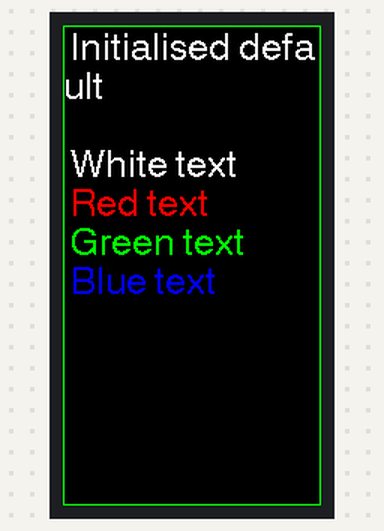
This sketch was run on a simulated ESP32. Shown: 172×320 colour display.

Above: at 0.3 s.
At 5.3 s:
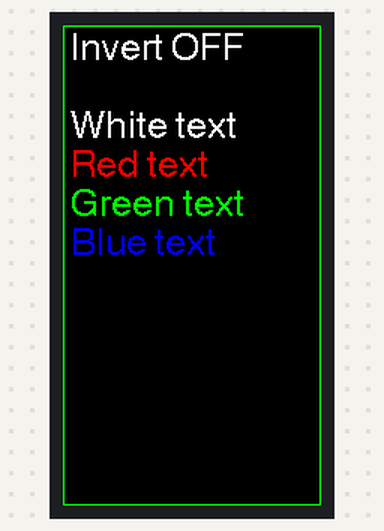
At 10.4 s:
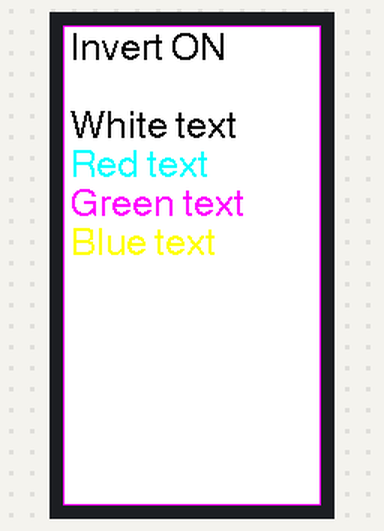

Measured:
- what the display in image 1 shows lasts 5.0 s, from 5.3 s to 10.3 s

The sketch:

Colour_Test.ino
```cpp
//   Diagnostic test for the displayed colour order
//
// Written by Bodmer 17/2/19 for the TFT_eSPI library:
// https://github.com/Bodmer/TFT_eSPI

/*
 Different hardware manufacturers use different colour order
 configurations at the hardware level.  This may result in
 incorrect colours being displayed.

 Incorrectly displayed colours could also be the result of
 using the wrong display driver in the library setup file.

 Typically displays have a control register (MADCTL) that can
 be used to set the Red Green Blue (RGB) colour order to RGB
 or BRG so that red and blue are swapped on the display.

 This control register is also used to manage the display
 rotation and coordinate mirroring. The control register
 typically has 8 bits, for the ILI9341 these are:

 Bit Function
 7   Mirror Y coordinate (row address order)
 6   Mirror X coordinate (column address order)
 5   Row/column exchange (for rotation)
 4   Refresh direction (top to bottom or bottom to top in portrait orientation)
 3   RGB order (swaps red and blue)
 2   Refresh direction (top to bottom or bottom to top in landscape orientation)
 1   Not used
 0   Not used

 The control register bits can be written with this example command sequence:

    tft.writecommand(TFT_MADCTL);
    tft.writedata(0x48);          // Bits 6 and 3 set

 0x48 is the default value for ILI9341 (0xA8 for ESP32 M5STACK)
 in rotation 0 orientation.

 Another control register can be used to "invert" colours,
 this swaps black and white as well as other colours (e.g.
 green to magenta, red to cyan, blue to yellow).

 To invert colours insert this line after tft.init() or tft.begin():

    tft.invertDisplay( invert ); // Where invert is true or false

*/

#include <SPI.h>

#include <TFT_eSPI.h>       // Hardware-specific library

TFT_eSPI tft = TFT_eSPI();  // Invoke custom library

void setup(void) {
  tft.init();

  //digitalWrite(TFT_BL, HIGH);

  tft.fillScreen(TFT_BLACK);
  tft.drawRect(0, 0, tft.width(), tft.height(), TFT_GREEN);

  // Set "cursor" at top left corner of display (0,0) and select font 4
  tft.setCursor(0, 4, 4);

  // Set the font colour to be white with a black background
  tft.setTextColor(TFT_WHITE);

  // We can now plot text on screen using the "print" class
  tft.println(" Initialised default\n");
  tft.println(" White text");

  tft.setTextColor(TFT_RED);
  tft.println(" Red text");

  tft.setTextColor(TFT_GREEN);
  tft.println(" Green text");

  tft.setTextColor(TFT_BLUE);
  tft.println(" Blue text");

  delay(5000);

}

void loop() {

  tft.invertDisplay( false ); // Where i is true or false

  tft.fillScreen(TFT_BLACK);
  tft.drawRect(0, 0, tft.width(), tft.height(), TFT_GREEN);

  tft.setCursor(0, 4, 4);

  tft.setTextColor(TFT_WHITE);
  tft.println(" Invert OFF\n");

  tft.println(" White text");

  tft.setTextColor(TFT_RED);
  tft.println(" Red text");

  tft.setTextColor(TFT_GREEN);
  tft.println(" Green text");

  tft.setTextColor(TFT_BLUE);
  tft.println(" Blue text");

  delay(5000);


  // Binary inversion of colours
  tft.invertDisplay( true ); // Where i is true or false

  tft.fillScreen(TFT_BLACK);
  tft.drawRect(0, 0, tft.width(), tft.height(), TFT_GREEN);

  tft.setCursor(0, 4, 4);

  tft.setTextColor(TFT_WHITE);
  tft.println(" Invert ON\n");

  tft.println(" White text");

  tft.setTextColor(TFT_RED);
  tft.println(" Red text");

  tft.setTextColor(TFT_GREEN);
  tft.println(" Green text");

  tft.setTextColor(TFT_BLUE);
  tft.println(" Blue text");

  delay(5000);
}
```

RGB_lamp.h
```cpp
#pragma once
#include "Arduino.h"

#define PIN_NEOPIXEL 38

void Set_Color(uint8_t Red,uint8_t Green,uint8_t Blue);                 // Set RGB bead color
void RGB_Lamp_Loop(uint16_t Waiting);                                   // The lamp beads change color in cycles
```

Source omitted: RGB_lamp.cpp (data table, 3099 bytes)
